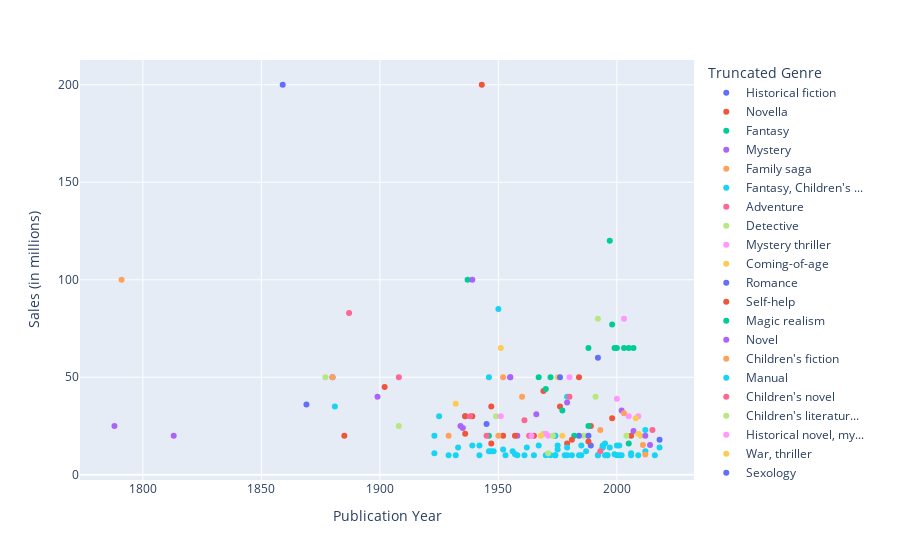

The code cell stored with this chart in its notebook:
### Code cell
# Create an interactive scatter plot with hover text
fig = px.scatter(df, x='First published', y='Approximate sales in millions', color='Truncated Genre',
                 hover_name='Book', hover_data=['Author(s)', 'Genre'])
fig.update_layout(xaxis_title='Publication Year', yaxis_title='Sales (in millions)')
fig.show()
